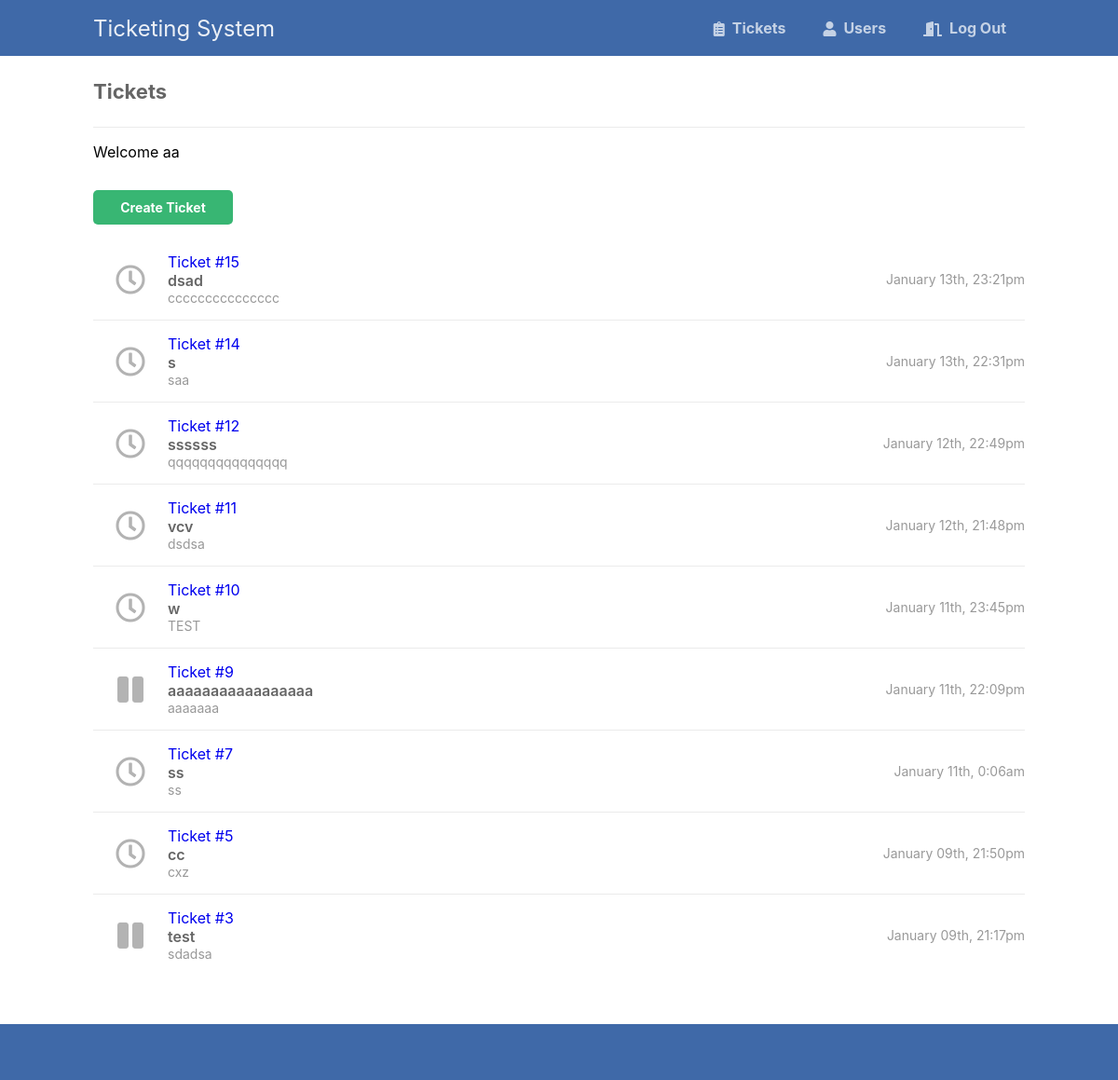
/index.php (signed in), run on the app's committed database.
### tables this page shows
CREATE TABLE `tickets` (
  `id` int(11) NOT NULL,
  `title` varchar(255) NOT NULL,
  `msg` text NOT NULL,
  `email` varchar(255) DEFAULT NULL,
  `created` datetime NOT NULL DEFAULT current_timestamp(),
  `status` enum('open','closed','resolved','hold') NOT NULL DEFAULT 'open',
  `assigned` varchar(50) DEFAULT NULL,
  `resolved` datetime DEFAULT NULL,
  `department` varchar(250) DEFAULT NULL,
  `location` varchar(250) DEFAULT NULL
);

### index.php (the view)
<?php
include 'functions.php';
$pdo = pdo_connect_mysql();
$stmt = $pdo->prepare('SELECT * FROM tickets WHERE status = "open" OR status = "hold" ORDER BY created DESC');
$stmt->execute();
$tickets = $stmt->fetchAll(PDO::FETCH_ASSOC);
$username = "";
$cookie_name = "Tickets";
if(!isset($_COOKIE[$cookie_name])) {
  echo "Cookie named '" . $cookie_name . "' is not set!";
} else {
	$username = $_COOKIE[$cookie_name];
}
?>
<?=template_header('Tickets')?>
<div class="content home">
	<h2>Tickets</h2>
	<p>Welcome <?php echo($username); ?> </p>
	<div class="btns">
		<a href="create.php" class="btn">Create Ticket</a>
	</div>
	<div class="tickets-list">
		<?php foreach ($tickets as $ticket): ?>
		<a href="view.php?id=<?=$ticket['id']?>" class="ticket">
			<span class="con">
				<?php if ($ticket['status'] == 'open'): ?>
				<i class="far fa-clock fa-2x"></i>
				<?php elseif ($ticket['status'] == 'resolved'): ?>
				<i class="fas fa-check fa-2x"></i>
				<?php elseif ($ticket['status'] == 'closed'): ?>
				<i class="fas fa-times fa-2x"></i>
				<?php elseif ($ticket['status'] == 'hold'): ?>
				<i class="fas fa-pause fa-2x"></i>
				<?php endif; ?>
			</span>
			<span class="con">
			    <span class="id">Ticket #<?=htmlspecialchars($ticket['id'], ENT_QUOTES)?></span>
				<span class="title"><?=htmlspecialchars($ticket['title'], ENT_QUOTES)?></span>
				<span class="msg"><?=htmlspecialchars($ticket['msg'], ENT_QUOTES)?></span>
			</span>
			<span class="con created"><?=date('F dS, G:ia', strtotime($ticket['created']))?></span>
		</a>
		<?php endforeach; ?>
	</div>
</div>
<?=template_footer()?>

### style.css (style rules this page uses)
* { box-sizing: border-box; font-family: -apple-system, BlinkMacSystemFont, "segoe ui", roboto, oxygen, ubuntu, cantarell, "fira sans", "droid sans", "helvetica neue", Arial, sans-serif; font-size: 16px; -webkit-font-smoothing: antialiased; -moz-osx-font-smoothing: grayscale; }
body { background-color: #FFFFFF; margin: 0; }
.content { width: 1000px; margin: 0 auto; }
.content h2 { margin: 0; padding: 25px 0; font-size: 22px; border-bottom: 1px solid #ebebeb; color: #666666; }
.btns { display: flex; }
.btns .btn { display: inline-block; text-decoration: none; background-color: #38b673; font-weight: bold; font-size: 14px; border-radius: 5px; color: #FFFFFF; padding: 10px 15px; margin: 15px 10px 15px 0; width: 150px; text-align: center; }
.home .tickets-list { display: flex; flex-flow: column; }
.home .tickets-list .ticket { padding: 15px 0; width: 100%; border-bottom: 1px solid #ebebeb; display: flex; text-decoration: none; }
.home .tickets-list .ticket .con { display: flex; justify-content: center; flex-flow: column; }
.home .tickets-list .ticket i { text-align: center; width: 80px; color: #b3b3b3; }
.home .tickets-list .ticket .title { font-weight: 600; color: #666666; }
.home .tickets-list .ticket .msg { overflow: hidden; white-space: nowrap; text-overflow: ellipsis; max-width: 400px; color: #999999; font-size: 14px; }
.home .tickets-list .ticket .created { flex-grow: 1; align-items: flex-end; color: #999999; font-size: 14px; }
.home .tickets-list .ticket:last-child { border-bottom: 0; }

### data on the page
tickets: status "open" (drawn), id "15", title "dsad", msg "ccccccccccccccc", created "January 13th, 23:21pm"
tickets: status "open" (drawn), id "14", title "s", msg "saa", created "January 13th, 22:31pm"
tickets: status "open" (drawn), id "12", title "ssssss", msg "qqqqqqqqqqqqqqq", created "January 12th, 22:49pm"
tickets: status "open" (drawn), id "11", title "vcv", msg "dsdsa", created "January 12th, 21:48pm"
tickets: status "open" (drawn), id "10", title "w", msg "TEST", created "January 11th, 23:45pm"
tickets: status "hold" (drawn), id "9", title "aaaaaaaaaaaaaaaaa", msg "aaaaaaa", created "January 11th, 22:09pm"
tickets: status "open" (drawn), id "7", title "ss", msg "ss", created "January 11th, 0:06am"
tickets: status "open" (drawn), id "5", title "cc", msg "cxz", created "January 09th, 21:50pm"
tickets: status "hold" (drawn), id "3", title "test", msg "sdadsa", created "January 09th, 21:17pm"

### other printed values
$username "aa"
